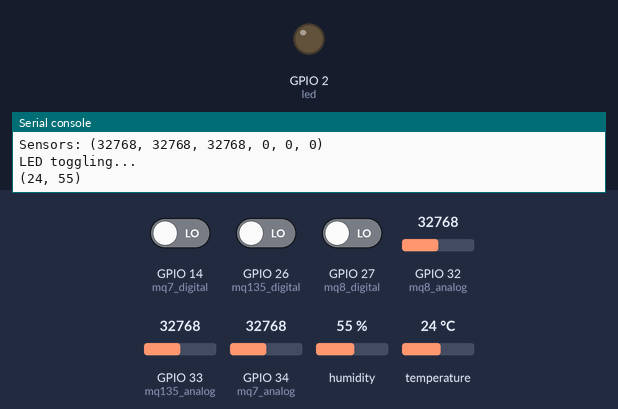
Recording of a program running on a simulated ESP32 board running MicroPython. Parts: output pins drawn as LEDs (lit = HIGH), the last lines printed to the serial console. The inputs (shaded band) are chosen by the test bench; at power-on: GPIO 14 (mq7_digital) LOW, GPIO 26 (mq135_digital) LOW, GPIO 27 (mq8_digital) LOW, GPIO 32 (mq8_analog) = 32768, GPIO 33 (mq135_analog) = 32768, GPIO 34 (mq7_analog) = 32768, humidity 55 %, temperature 24 °C (analog values on the 0–65535 scale).

Above: at 0.6 s.
At 2.32 s:
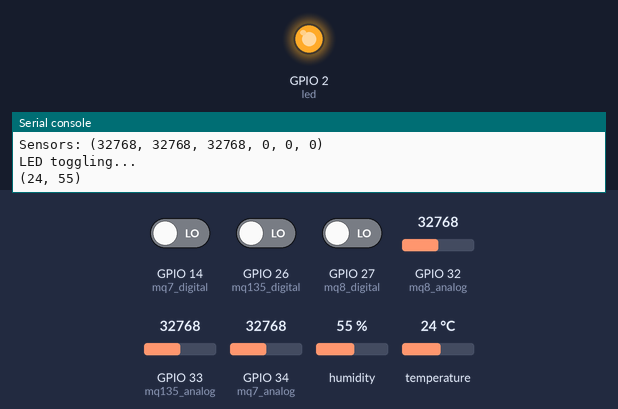
Timing chart, 0 to 3.0 s (numbered marks = the images above):
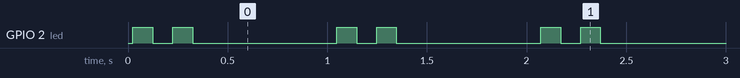

Measured:
- by itself, GPIO 2 (led): repeats every 1.0 s: LOW 0.10 s, HIGH 0.10 s, LOW 0.72 s, HIGH 0.10 s
- by itself, everything shown: repeats every 1.0 s, in 4 steps

The program:

main.py
```python
from machine import Pin, ADC
import time
import dht
import network

# TODO: Store these credentials as environment variables
ssid = "network"
password = "network@123"

# ssid = "Home"
# password = "Home123M1"

led = Pin(2, Pin.OUT)
mq7_analog = ADC(Pin(34))
mq8_analog = ADC(Pin(32))
mq135_analog = ADC(Pin(33))

mq7_digital = Pin(14, Pin.IN)
mq8_digital = Pin(27, Pin.IN)
mq135_digital = Pin(26, Pin.IN)


dht_pin = 25
dht_sensor = dht.DHT11(Pin(dht_pin))


def wifi_connect():
    """
    Function to connect to the Wi-Fi using the credentials given

    :return:
    """
    lan = network.WLAN(network.STA_IF)
    lan.active(True)
    if not lan.isconnected():
        print("Network Status:", lan.scan())
        lan.connect(ssid, password)
        while not lan.isconnected():
            time.sleep(5)
            pass
        print("Network Config:", lan.ifconfig())


def get_temp_humidity():
    """
    Function to connect to the DHT11 sensor and obtain the values of temperature and humidity

    :return:
    """
    dht_sensor.measure()
    temp = dht_sensor.temperature()
    humidity = dht_sensor.humidity()

    return temp, humidity


def blink_led():
    """

    :return:
    """
    led.on()
    time.sleep(0.1)
    led.off()
    time.sleep(0.1)
    led.on()
    time.sleep(0.1)
    led.off()
    time.sleep(0.7)


def get_sensors_data():
    """
    Function that reads sensor values from the declared sensor pins

    :return: Individual sensor values both analog and digital values
    """
    mq7_a = mq7_analog.read_u16()
    mq8_a = mq8_analog.read_u16()
    mq135_a = mq135_analog.read_u16()

    mq7_d = mq7_digital.value()
    mq8_d = mq8_digital.value()
    mq135_d = mq135_digital.value()

    return mq7_a, mq8_a, mq135_a, mq7_d, mq8_d, mq135_d


def main():
    """
    Main function to run the logic

    :return:
    """
    # wifi_connect()
    while True:
        sensors_data = get_sensors_data()
        print("Sensors:", sensors_data)
        print("LED toggling...")
        print(get_temp_humidity())
        blink_led()


if __name__ == "__main__":
    main()
```
